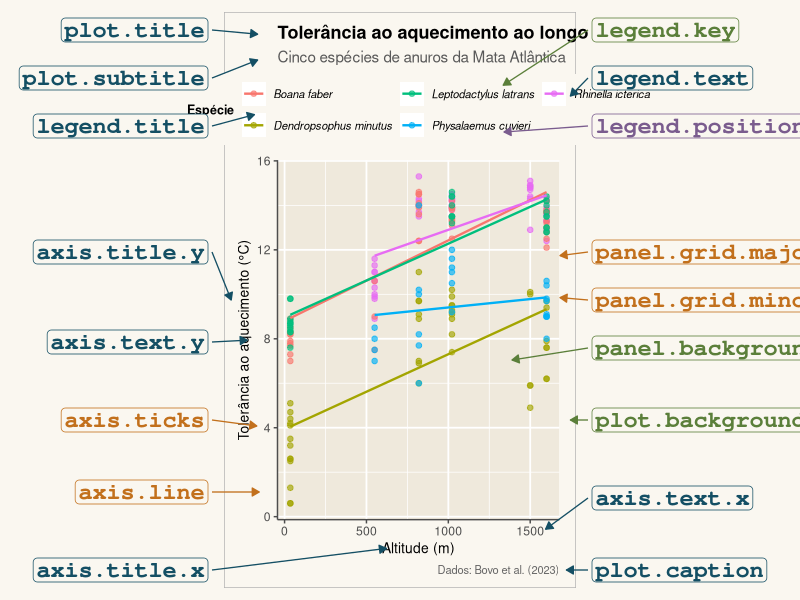

Recreate this plot in R.
# Figura da aula 05: onde fica cada elemento do theme().
# Ideia de Henry Wang ("ggplot2 Theme Elements Demonstration") e de Isabella
# Benabaye ("ggplot2 Theme Elements Reference Sheet"), refeita com o gráfico
# final da aula. Rodar da raiz do projeto:
#   Rscript slides/fig-elementos-tema.R
library(ggplot2)
library(dplyr)

anuros <- read.csv("dados/anuros_altitude.csv") |>
  transmute(especie = Species, altitude = Altitude_m,
            tol_aquec = CTmax - BIO_5)

creme <- "#faf7f0"
cores_tipo <- c(element_text = "#144f64",
                element_line = "#c2701c",
                element_rect = "#5b7f3a",
                outro        = "#7a5c8e")

# ---- O gráfico, com cada elemento do tema visível -------------------------
p <- ggplot(anuros, aes(x = altitude, y = tol_aquec, colour = especie)) +
  geom_point(alpha = .65, size = 1.6, na.rm = TRUE) +
  geom_smooth(method = "lm", formula = y ~ x, se = FALSE, linewidth = .8,
              na.rm = TRUE) +
  labs(title = "Tolerância ao aquecimento ao longo da altitude",
       subtitle = "Cinco espécies de anuros da Mata Atlântica",
       x = "Altitude (m)", y = "Tolerância ao aquecimento (°C)",
       colour = "Espécie",
       caption = "Dados: Bovo et al. (2023)") +
  guides(colour = guide_legend(nrow = 2)) +
  theme_minimal(base_size = 11) +
  theme(
    plot.title        = element_text(face = "bold", size = 13),
    plot.subtitle     = element_text(colour = "grey35"),
    plot.caption      = element_text(colour = "grey40", size = 8),
    plot.background   = element_rect(fill = creme, colour = "grey70"),
    panel.background  = element_rect(fill = "#efe9dc", colour = NA),
    panel.grid.major  = element_line(colour = "white", linewidth = .6),
    panel.grid.minor  = element_line(colour = "white", linewidth = .25),
    axis.line         = element_line(colour = "grey30"),
    axis.ticks        = element_line(colour = "grey30"),
    axis.title        = element_text(size = 10),
    legend.position   = "top",
    legend.title      = element_text(face = "bold", size = 9),
    legend.text       = element_text(size = 8, face = "italic"),
    legend.key        = element_rect(fill = "white", colour = NA),
    legend.background = element_rect(fill = creme, colour = NA),
    plot.margin       = margin(10, 12, 8, 10)
  )

# ---- Rótulos: nome do elemento, onde fica o texto e para onde aponta ------
# Só o nome, para caber grande no slide; a cor diz a função (element_text,
# element_line, element_rect). Coordenadas em fração da figura inteira
# (0 a 1); o gráfico ocupa a faixa x de .28 a .72.
rotulos <- tribble(
  ~codigo,             ~tipo,           ~lx,  ~ly,  ~tx,  ~ty,
  "plot.title",        "element_text",  .26,  .95,  .322, .943,
  "plot.subtitle",     "element_text",  .26,  .87,  .322, .90,
  "legend.title",      "element_text",  .26,  .79,  .318, .809,
  "axis.title.y",      "element_text",  .26,  .58,  .289, .50,
  "axis.text.y",       "element_text",  .26,  .43,  .309, .433,
  "axis.ticks",        "element_line",  .26,  .30,  .321, .29,
  "axis.line",         "element_line",  .26,  .18,  .324, .18,
  "axis.title.x",      "element_text",  .26,  .05,  .483, .086,
  "legend.key",        "element_rect",  .74,  .95,  .629, .858,
  "legend.text",       "element_text",  .74,  .87,  .713, .84,
  "legend.position",   "outro",         .74,  .79,  .63,  .78,
  "panel.grid.major",  "element_line",  .74,  .58,  .70,  .574,
  "panel.grid.minor",  "element_line",  .74,  .50,  .70,  .504,
  "panel.background",  "element_rect",  .74,  .42,  .64,  .40,
  "plot.background",   "element_rect",  .74,  .30,  .713, .30,
  "axis.text.x",       "element_text",  .74,  .17,  .682, .118,
  "plot.caption",      "element_text",  .74,  .05,  .708, .05
) |>
  mutate(hjust = ifelse(lx < .5, 1, 0))

# ---- Montagem: o gráfico no centro de uma tela em branco -------------------
fig <- ggplot() +
  annotation_custom(ggplotGrob(p), xmin = .28, xmax = .72, ymin = .02, ymax = .98) +
  geom_segment(data = rotulos,
               aes(x = lx + ifelse(hjust == 1, .005, -.005), y = ly,
                   xend = tx, yend = ty, colour = tipo),
               linewidth = .45,
               arrow = arrow(length = unit(.08, "in"), type = "closed")) +
  geom_label(data = rotulos,
             aes(x = lx, y = ly, label = codigo, hjust = hjust, colour = tipo),
             family = "mono", fontface = "bold", size = 6, fill = creme,
             linewidth = 0, label.padding = unit(.12, "lines")) +
  scale_colour_manual(values = cores_tipo, guide = "none") +
  coord_cartesian(xlim = c(0, 1), ylim = c(0, 1), expand = FALSE) +
  theme_void() +
  theme(plot.background = element_rect(fill = creme, colour = NA))

ggsave("slides/img/a05-elementos-tema.png", fig,
       width = 12, height = 5.6, dpi = 200, bg = creme)
cat("ok\n")
